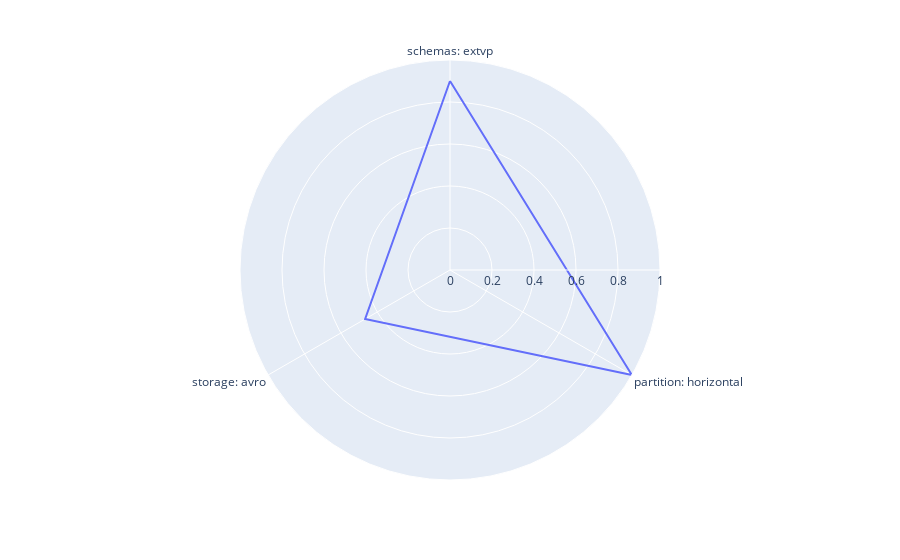
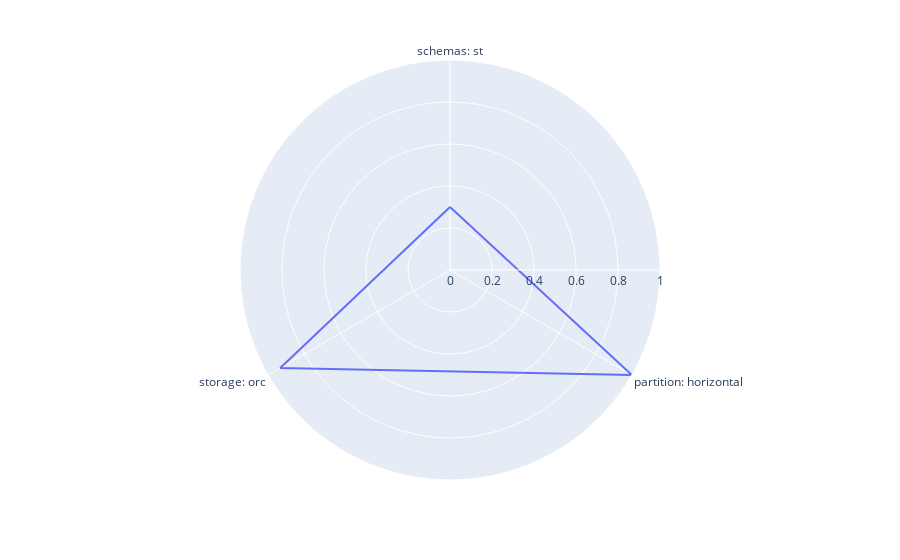
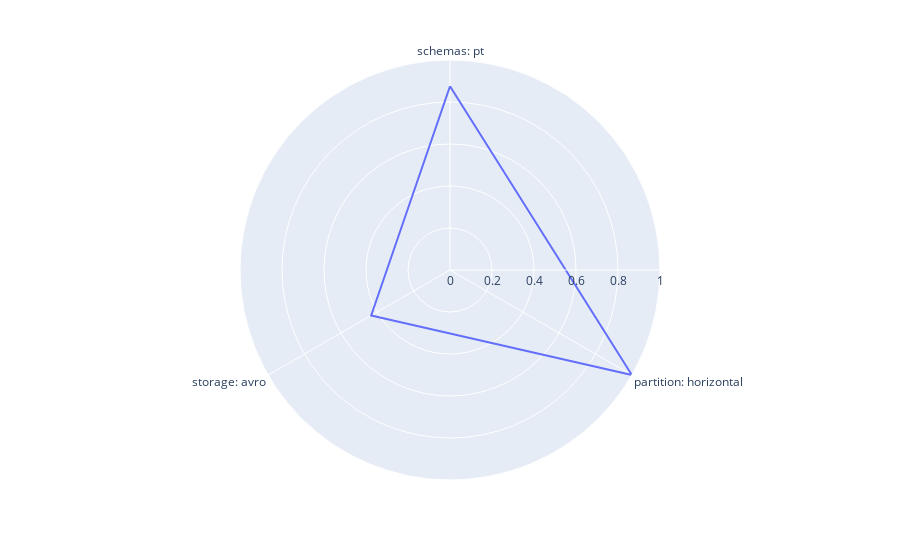
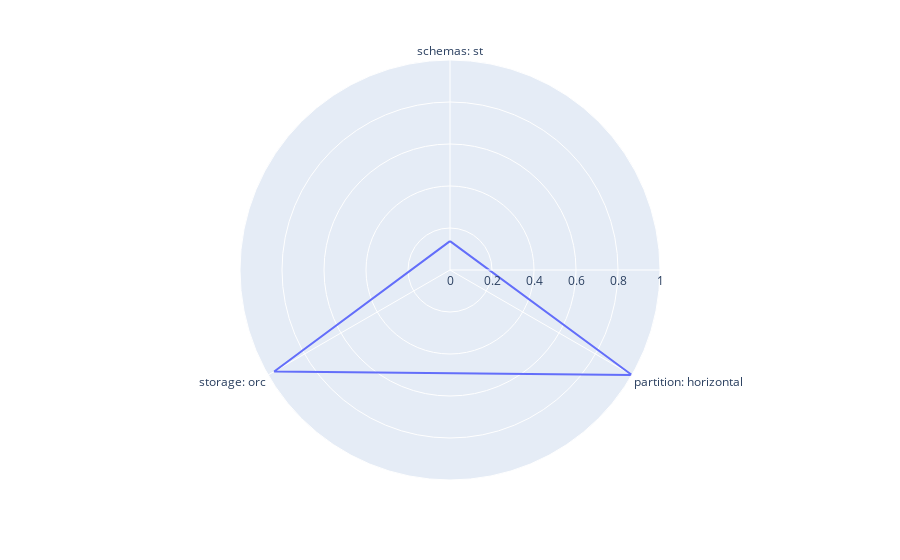

Here is the notebook cell these charts were saved with, in order:
### Markdown cell above
<small>Ranking over one dimension is insufficient when it counts multiple dimensions. The presence of trade-offs reduces the accuracy of single dimension ranking functions which could be seen in the radar plot below.</small><br><br>
<small>This method returns a radar chart that shows the presence of trade-offs by using the single dimension ranking criterion that reduces the accuracy of the other dimensions</small>

### Code cell
# This example shows a figure of the top configuration of ranking by schema is optimized towards its dimension only, ignoring the other two dimension.
from Rank import SDRank
SDRank(config_watdiv, logs_watdiv, '100M', 'schemas').plotRadar()
SDRank(config_watdiv, logs_watdiv, '100M', 'storage').plotRadar()
SDRank(config_watdiv, logs_watdiv, '250M', 'schemas').plotRadar()
SDRank(config_watdiv, logs_watdiv, '250M', 'storage').plotRadar()
SDRank(config_watdiv, logs_watdiv, '500M', 'schemas').plotRadar()
SDRank(config_watdiv, logs_watdiv, '500M', 'storage').plotRadar()

### Figure 1 — Plotly figure (JSON) as saved in the notebook; plotly's stock layout.template omitted (floating-point values rounded to 4 significant figures)
{"data": [{"hovertemplate": "r=%{r}<br>theta=%{theta}<extra></extra>", "legendgroup": "", "line": {"color": "#636efa", "dash": "solid"}, "marker": {"symbol": "circle"}, "mode": "lines", "name": "", "r": [0.9, 1, 0.4667, 0.9], "showlegend": false, "subplot": "polar", "theta": ["schemas: extvp", "partition: horizontal", "storage: avro", "schemas: extvp"], "type": "scatterpolar"}], "layout": {"legend": {"tracegroupgap": 0}, "margin": {"t": 60}, "polar": {"angularaxis": {"direction": "clockwise", "rotation": 90}, "domain": {"x": [0, 1], "y": [0, 1]}}}}

### Figure 2 — Plotly figure (JSON) as saved in the notebook; plotly's stock layout.template omitted (floating-point values rounded to 4 significant figures)
{"data": [{"hovertemplate": "r=%{r}<br>theta=%{theta}<extra></extra>", "legendgroup": "", "line": {"color": "#636efa", "dash": "solid"}, "marker": {"symbol": "circle"}, "mode": "lines", "name": "", "r": [0.3, 1, 0.9333, 0.3], "showlegend": false, "subplot": "polar", "theta": ["schemas: st", "partition: horizontal", "storage: orc", "schemas: st"], "type": "scatterpolar"}], "layout": {"legend": {"tracegroupgap": 0}, "margin": {"t": 60}, "polar": {"angularaxis": {"direction": "clockwise", "rotation": 90}, "domain": {"x": [0, 1], "y": [0, 1]}}}}

### Figure 3 — Plotly figure (JSON) as saved in the notebook; plotly's stock layout.template omitted (floating-point values rounded to 4 significant figures)
{"data": [{"hovertemplate": "r=%{r}<br>theta=%{theta}<extra></extra>", "legendgroup": "", "line": {"color": "#636efa", "dash": "solid"}, "marker": {"symbol": "circle"}, "mode": "lines", "name": "", "r": [0.875, 1, 0.4333, 0.875], "showlegend": false, "subplot": "polar", "theta": ["schemas: pt", "partition: horizontal", "storage: avro", "schemas: pt"], "type": "scatterpolar"}], "layout": {"legend": {"tracegroupgap": 0}, "margin": {"t": 60}, "polar": {"angularaxis": {"direction": "clockwise", "rotation": 90}, "domain": {"x": [0, 1], "y": [0, 1]}}}}

### Figure 4 — Plotly figure (JSON) as saved in the notebook; plotly's stock layout.template omitted (floating-point values rounded to 4 significant figures)
{"data": [{"hovertemplate": "r=%{r}<br>theta=%{theta}<extra></extra>", "legendgroup": "", "line": {"color": "#636efa", "dash": "solid"}, "marker": {"symbol": "circle"}, "mode": "lines", "name": "", "r": [0.1375, 1, 0.9667, 0.1375], "showlegend": false, "subplot": "polar", "theta": ["schemas: st", "partition: horizontal", "storage: orc", "schemas: st"], "type": "scatterpolar"}], "layout": {"legend": {"tracegroupgap": 0}, "margin": {"t": 60}, "polar": {"angularaxis": {"direction": "clockwise", "rotation": 90}, "domain": {"x": [0, 1], "y": [0, 1]}}}}
